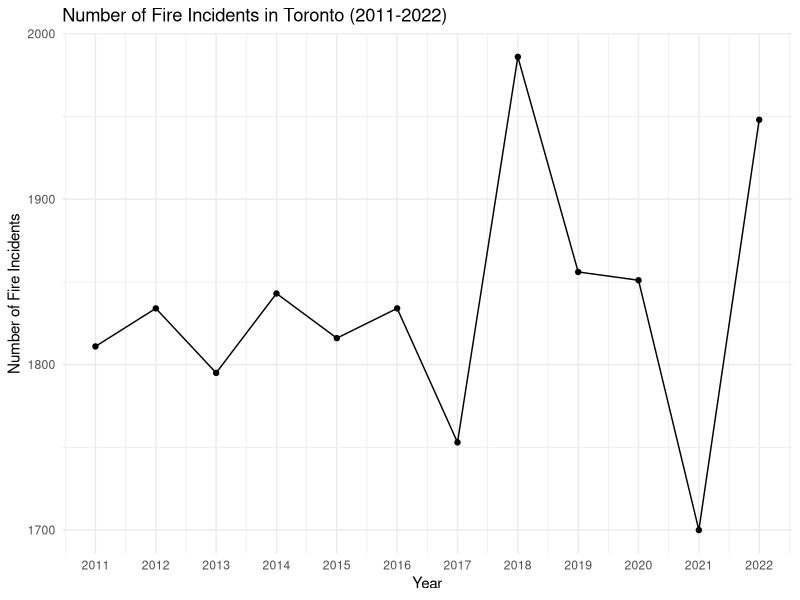
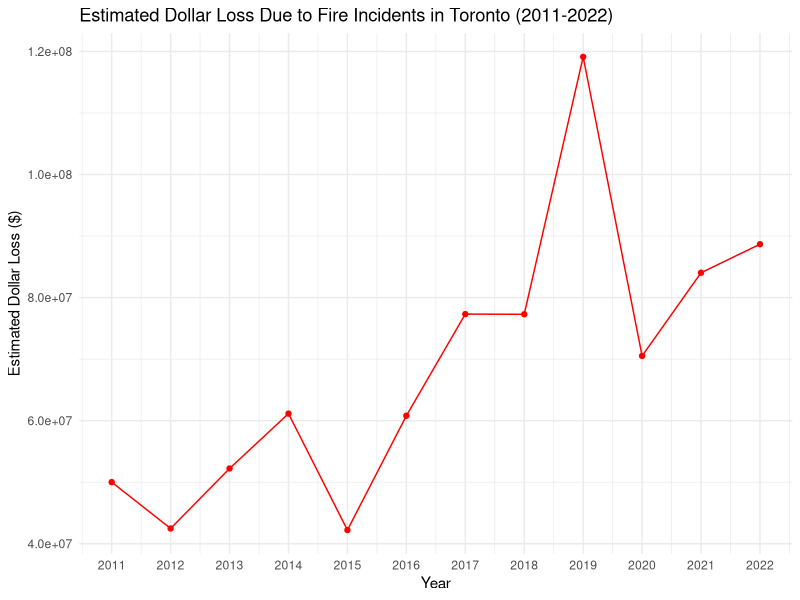

Source code (R) for these figures, in order:
## ---- chunk 1
library(ggplot2)
library(tidyr)
library(dplyr)
library(readr)
library(here)
## ---- chunk 2
fire_data <- read_csv(here::here ("outputs/data/Cleaned_Fire_Incidents_Data.csv"),
              show_col_types = FALSE)

fire_data$Year <- as.integer(fire_data$Year)

# Aggregating the number of fire incidents per year
fire_counts <- fire_data %>%
  group_by(Year) %>%
  summarize(Fire_Count = n())

# Creating the plot
ggplot(fire_counts, aes(x = Year, y = Fire_Count)) +
  geom_line() +
  geom_point() +
  scale_x_continuous(breaks = fire_counts$Year) +
  labs(title = "Number of Fire Incidents in Toronto (2011-2022)",
       x = "Year",
       y = "Number of Fire Incidents") +
  theme_minimal()
## ---- chunk 3
# Summarizing the estimated dollar loss per year
annual_loss <- aggregate(Estimated_Dollar_Loss ~ Year, data = fire_data, sum)

# Creating the plot
ggplot(annual_loss, aes(x = Year, y = Estimated_Dollar_Loss)) +
  geom_line(color = "red") +
  geom_point(color = "red") +
  scale_x_continuous(breaks = fire_counts$Year) +
  labs(title = "Estimated Dollar Loss Due to Fire Incidents in Toronto (2011-2022)",
       x = "Year",
       y = "Estimated Dollar Loss ($)") +
  theme_minimal()
